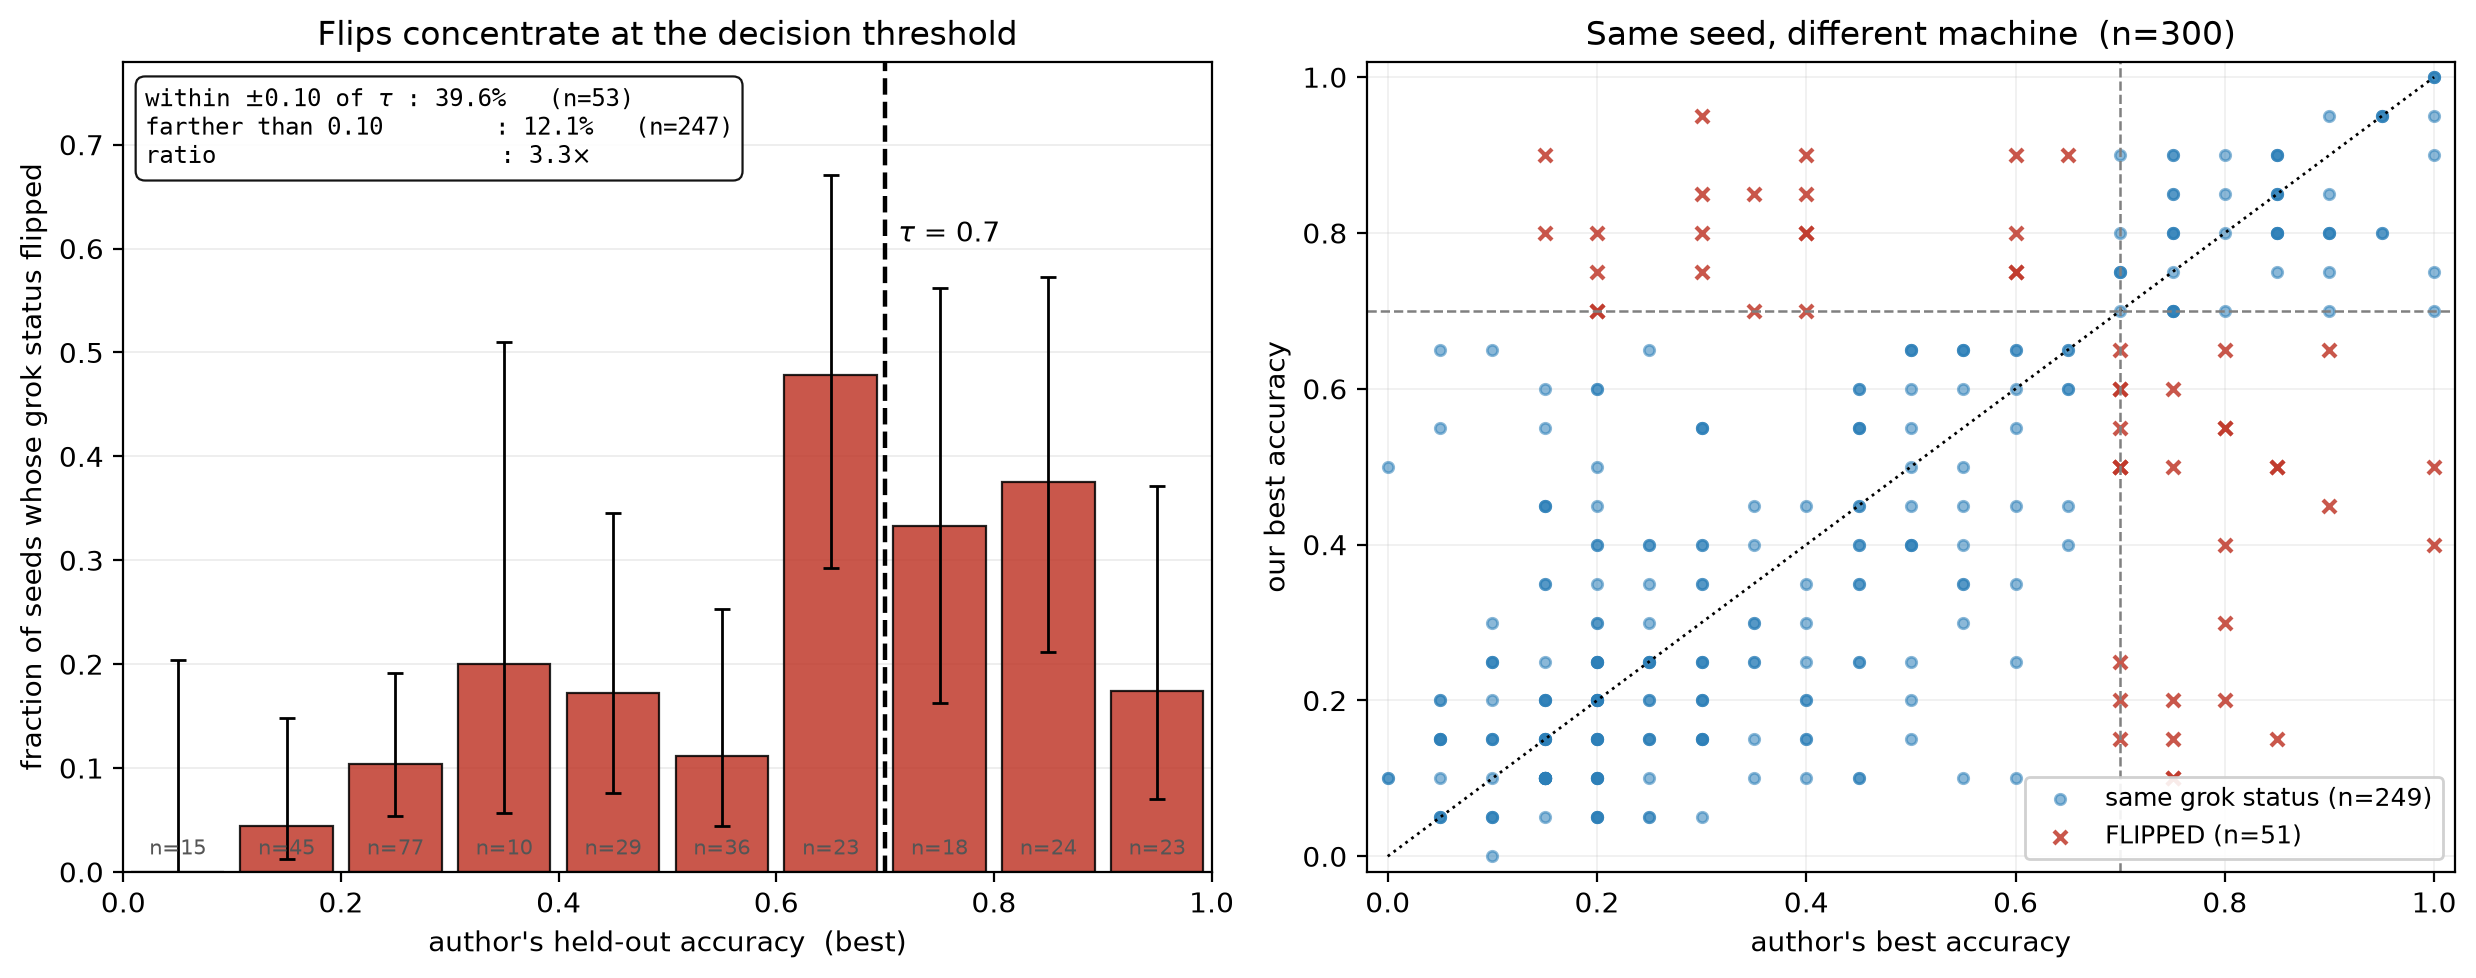

The script that saved this image:
"""Figure: where do cross-machine seed flips actually happen?

Left  : flip rate as a function of the author's held-out accuracy, vs tau = 0.70.
Right : paired scatter, author best vs our best, colored by whether grok status flipped.

Data: n=300 paired seeds, wd=0.01, threads=4 (author's published records vs our retrain).
"""
import json, os, glob, math
import numpy as np
import matplotlib
matplotlib.use("Agg")
import matplotlib.pyplot as plt

AUTH = r"D:\research\author-results-backup"
OURS = r"D:\research\run-ours\results"
WD, TH = "0.01", "4"
TAU = 0.70

def load(d):
    out = {}
    for f in glob.glob(os.path.join(d, f"22_wd{WD}_t{TH}_s*.json")):
        s = int(os.path.basename(f).rsplit("_s", 1)[1].split(".")[0])
        out[s] = json.load(open(f, encoding="utf-8"))
    return out

a, b = load(AUTH), load(OURS)
seeds = sorted(set(a) & set(b))
ba = np.array([a[s]["best"] for s in seeds])
bb = np.array([b[s]["best"] for s in seeds])
ga = np.array([a[s]["grok"] for s in seeds])
gb = np.array([b[s]["grok"] for s in seeds])
flip = ga != gb
n = len(seeds)

def wilson(k, m, z=1.96):
    if m == 0:
        return 0.0, 0.0, 0.0
    p = k / m
    den = 1 + z * z / m
    ctr = (p + z * z / (2 * m)) / den
    half = z * math.sqrt(p * (1 - p) / m + z * z / (4 * m * m)) / den
    return p, max(0.0, ctr - half), min(1.0, ctr + half)

# equal-width bins, keep only those with enough seeds
edges = np.arange(0.0, 1.01, 0.1)
centers, rates, los, his, ns = [], [], [], [], []
print(f"{'bin':>14}{'n':>6}{'flips':>7}{'rate':>8}   95% CI")
for lo, hi in zip(edges[:-1], edges[1:]):
    m = (ba >= lo) & (ba < hi) if hi < 1.0 else (ba >= lo) & (ba <= hi)
    k = int(flip[m].sum())
    mm = int(m.sum())
    if mm < 10:
        continue
    p, l, u = wilson(k, mm)
    centers.append((lo + hi) / 2); rates.append(p); los.append(p - l); his.append(u - p); ns.append(mm)
    print(f"{f'[{lo:.1f},{hi:.1f})':>14}{mm:>6}{k:>7}{p:>7.0%}   [{l:.0%}, {u:.0%}]")

centers = np.array(centers); rates = np.array(rates)
los = np.array(los); his = np.array(his); ns = np.array(ns)
width = 0.1 * 0.85

# aggregate contrast: near the threshold vs far from it
near = np.abs(ba - TAU) <= 0.10
p_near, l_near, u_near = wilson(int(flip[near].sum()), int(near.sum()))
p_far, l_far, u_far = wilson(int(flip[~near].sum()), int((~near).sum()))
print(f"  within +/-0.10 of tau  n={int(near.sum()):>4}  flip rate {p_near:.1%}  [{l_near:.0%}, {u_near:.0%}]")
print(f"  farther than 0.10      n={int((~near).sum()):>4}  flip rate {p_far:.1%}  [{l_far:.0%}, {u_far:.0%}]")
print(f"  ratio = {p_near/p_far:.2f}x")

fig, (ax1, ax2) = plt.subplots(1, 2, figsize=(12.5, 5.0))

# ---- left: flip rate vs accuracy ----
bars = ax1.bar(centers, rates, width=width, color="#c0392b", alpha=0.85,
               edgecolor="black", linewidth=0.8,
               yerr=np.vstack([los, his]), capsize=3,
               error_kw=dict(ecolor="black", lw=1.0))
ax1.axvline(TAU, color="black", ls="--", lw=1.6)
ax1.text(TAU + 0.012, 0.60, f"$\\tau$ = {TAU}", fontsize=10, va="bottom")
for c, m in zip(centers, ns):
    ax1.text(c, 0.012, f"n={m}", ha="center", va="bottom", fontsize=7.5, color="#555555")
ax1.set_xlim(0, 1.0)
ax1.set_ylim(0, 0.78)
ax1.set_xticks(np.arange(0, 1.01, 0.2))
ax1.set_xlabel("author's held-out accuracy  (best)")
ax1.set_ylabel("fraction of seeds whose grok status flipped")
ax1.set_title("Flips concentrate at the decision threshold")
ax1.grid(axis="y", alpha=0.25, lw=0.6)
ax1.set_axisbelow(True)

ax1.text(0.02, 0.97,
         f"within $\\pm$0.10 of $\\tau$ : {p_near:.1%}   (n={int(near.sum())})\n"
         f"farther than 0.10        : {p_far:.1%}   (n={int((~near).sum())})\n"
         f"ratio                    : {p_near/p_far:.1f}$\\times$",
         transform=ax1.transAxes, fontsize=8.5, va="top", family="monospace",
         bbox=dict(boxstyle="round,pad=0.4", fc="white", ec="black", lw=0.8, alpha=0.92))

print(f"\ntotal: {n} seeds, {int(flip.sum())} flipped ({flip.mean():.1%})")

# ---- right: paired scatter ----
ax2.scatter(ba[~flip], bb[~flip], s=14, c="#2c7fb8", alpha=0.55, label=f"same grok status (n={int((~flip).sum())})")
ax2.scatter(ba[flip], bb[flip], s=22, c="#c0392b", alpha=0.85, marker="x", label=f"FLIPPED (n={int(flip.sum())})")
ax2.plot([0, 1], [0, 1], color="black", ls=":", lw=1.0)
ax2.axhline(TAU, color="gray", ls="--", lw=0.9)
ax2.axvline(TAU, color="gray", ls="--", lw=0.9)
ax2.set_xlim(-0.02, 1.02); ax2.set_ylim(-0.02, 1.02)
ax2.set_xlabel("author's best accuracy")
ax2.set_ylabel("our best accuracy")
ax2.set_title(f"Same seed, different machine  (n={n})")
ax2.legend(loc="lower right", fontsize=9, framealpha=0.9)
ax2.grid(alpha=0.2, lw=0.6)
ax2.set_axisbelow(True)

plt.tight_layout()
for ext in ("png", "pdf"):
    p = os.path.join(r"D:\research", f"flip_vs_threshold.{ext}")
    plt.savefig(p, dpi=200, bbox_inches="tight")
    print("wrote", p)
